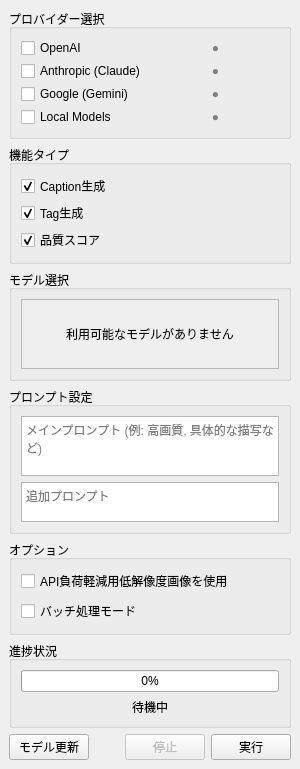
<?xml version="1.0" encoding="UTF-8"?>
<ui version="4.0">
 <class>AnnotationControlWidget</class>
 <widget class="QWidget" name="AnnotationControlWidget">
  <property name="geometry">
   <rect>
    <x>0</x>
    <y>0</y>
    <width>300</width>
    <height>500</height>
   </rect>
  </property>
  <property name="windowTitle">
   <string>Annotation Control</string>
  </property>
  <layout class="QVBoxLayout" name="verticalLayoutMain">
   <property name="spacing">
    <number>6</number>
   </property>
   <property name="leftMargin">
    <number>9</number>
   </property>
   <property name="topMargin">
    <number>9</number>
   </property>
   <property name="rightMargin">
    <number>9</number>
   </property>
   <property name="bottomMargin">
    <number>9</number>
   </property>
   <item>
    <widget class="QGroupBox" name="groupBoxProviderSelection">
     <property name="title">
      <string>プロバイダー選択</string>
     </property>
     <layout class="QGridLayout" name="gridLayoutProviders">
      <property name="spacing">
       <number>3</number>
      </property>
      <item row="0" column="0">
       <widget class="QCheckBox" name="checkBoxOpenAI">
        <property name="text">
         <string>OpenAI</string>
        </property>
       </widget>
      </item>
      <item row="0" column="1">
       <widget class="QLabel" name="labelOpenAIStatus">
        <property name="text">
         <string>●</string>
        </property>
        <property name="styleSheet">
         <string>color: gray;</string>
        </property>
        <property name="alignment">
         <set>Qt::AlignmentFlag::AlignCenter</set>
        </property>
       </widget>
      </item>
      <item row="1" column="0">
       <widget class="QCheckBox" name="checkBoxClaude">
        <property name="text">
         <string>Anthropic (Claude)</string>
        </property>
       </widget>
      </item>
      <item row="1" column="1">
       <widget class="QLabel" name="labelClaudeStatus">
        <property name="text">
         <string>●</string>
        </property>
        <property name="styleSheet">
         <string>color: gray;</string>
        </property>
        <property name="alignment">
         <set>Qt::AlignmentFlag::AlignCenter</set>
        </property>
       </widget>
      </item>
      <item row="2" column="0">
       <widget class="QCheckBox" name="checkBoxGoogle">
        <property name="text">
         <string>Google (Gemini)</string>
        </property>
       </widget>
      </item>
      <item row="2" column="1">
       <widget class="QLabel" name="labelGoogleStatus">
        <property name="text">
         <string>●</string>
        </property>
        <property name="styleSheet">
         <string>color: gray;</string>
        </property>
        <property name="alignment">
         <set>Qt::AlignmentFlag::AlignCenter</set>
        </property>
       </widget>
      </item>
      <item row="3" column="0">
       <widget class="QCheckBox" name="checkBoxLocal">
        <property name="text">
         <string>Local Models</string>
        </property>
       </widget>
      </item>
      <item row="3" column="1">
       <widget class="QLabel" name="labelLocalStatus">
        <property name="text">
         <string>●</string>
        </property>
        <property name="styleSheet">
         <string>color: gray;</string>
        </property>
        <property name="alignment">
         <set>Qt::AlignmentFlag::AlignCenter</set>
        </property>
       </widget>
      </item>
     </layout>
    </widget>
   </item>
   <item>
    <widget class="QGroupBox" name="groupBoxFunctionType">
     <property name="title">
      <string>機能タイプ</string>
     </property>
     <layout class="QGridLayout" name="gridLayoutFunctionTypes">
      <property name="spacing">
       <number>3</number>
      </property>
      <item row="0" column="0">
       <widget class="QCheckBox" name="checkBoxCaption">
        <property name="text">
         <string>Caption生成</string>
        </property>
        <property name="checked">
         <bool>true</bool>
        </property>
       </widget>
      </item>
      <item row="1" column="0">
       <widget class="QCheckBox" name="checkBoxTagger">
        <property name="text">
         <string>Tag生成</string>
        </property>
        <property name="checked">
         <bool>true</bool>
        </property>
       </widget>
      </item>
      <item row="2" column="0">
       <widget class="QCheckBox" name="checkBoxScorer">
        <property name="text">
         <string>品質スコア</string>
        </property>
        <property name="checked">
         <bool>true</bool>
        </property>
       </widget>
      </item>
     </layout>
    </widget>
   </item>
   <item>
    <widget class="QGroupBox" name="groupBoxModelSelection">
     <property name="title">
      <string>モデル選択</string>
     </property>
     <layout class="QVBoxLayout" name="verticalLayoutModels">
      <item>
       <widget class="QScrollArea" name="scrollAreaModels">
        <property name="widgetResizable">
         <bool>true</bool>
        </property>
        <widget class="QWidget" name="scrollAreaWidgetContents">
         <property name="geometry">
          <rect>
           <x>0</x>
           <y>0</y>
           <width>268</width>
           <height>69</height>
          </rect>
         </property>
         <layout class="QVBoxLayout" name="verticalLayoutModelList">
          <item>
           <widget class="QLabel" name="labelNoModelsAvailable">
            <property name="text">
             <string>利用可能なモデルがありません</string>
            </property>
            <property name="alignment">
             <set>Qt::AlignmentFlag::AlignCenter</set>
            </property>
           </widget>
          </item>
         </layout>
        </widget>
       </widget>
      </item>
     </layout>
    </widget>
   </item>
   <item>
    <widget class="QGroupBox" name="groupBoxPrompts">
     <property name="title">
      <string>プロンプト設定</string>
     </property>
     <layout class="QVBoxLayout" name="verticalLayoutPrompts">
      <item>
       <widget class="QTextEdit" name="textEditMainPrompt">
        <property name="sizePolicy">
         <sizepolicy hsizetype="Expanding" vsizetype="Expanding">
          <horstretch>0</horstretch>
          <verstretch>1</verstretch>
         </sizepolicy>
        </property>
        <property name="maximumSize">
         <size>
          <width>16777215</width>
          <height>60</height>
         </size>
        </property>
        <property name="placeholderText">
         <string>メインプロンプト (例: 高画質, 具体的な描写など)</string>
        </property>
       </widget>
      </item>
      <item>
       <widget class="QTextEdit" name="textEditAdditionalPrompt">
        <property name="sizePolicy">
         <sizepolicy hsizetype="Expanding" vsizetype="Expanding">
          <horstretch>0</horstretch>
          <verstretch>1</verstretch>
         </sizepolicy>
        </property>
        <property name="maximumSize">
         <size>
          <width>16777215</width>
          <height>40</height>
         </size>
        </property>
        <property name="placeholderText">
         <string>追加プロンプト</string>
        </property>
       </widget>
      </item>
     </layout>
    </widget>
   </item>
   <item>
    <widget class="QGroupBox" name="groupBoxOptions">
     <property name="title">
      <string>オプション</string>
     </property>
     <layout class="QVBoxLayout" name="verticalLayoutOptions">
      <item>
       <widget class="QCheckBox" name="checkBoxLowResolution">
        <property name="text">
         <string>API負荷軽減用低解像度画像を使用</string>
        </property>
       </widget>
      </item>
      <item>
       <widget class="QCheckBox" name="checkBoxBatchMode">
        <property name="text">
         <string>バッチ処理モード</string>
        </property>
       </widget>
      </item>
     </layout>
    </widget>
   </item>
   <item>
    <widget class="QGroupBox" name="groupBoxProgress">
     <property name="title">
      <string>進捗状況</string>
     </property>
     <layout class="QVBoxLayout" name="verticalLayoutProgress">
      <item>
       <widget class="QProgressBar" name="progressBarAnnotation">
        <property name="value">
         <number>0</number>
        </property>
       </widget>
      </item>
      <item>
       <widget class="QLabel" name="labelProgressStatus">
        <property name="text">
         <string>待機中</string>
        </property>
        <property name="alignment">
         <set>Qt::AlignmentFlag::AlignCenter</set>
        </property>
       </widget>
      </item>
     </layout>
    </widget>
   </item>
   <item>
    <layout class="QHBoxLayout" name="horizontalLayoutControls">
     <item>
      <widget class="QPushButton" name="pushButtonRefreshModels">
       <property name="text">
        <string>モデル更新</string>
       </property>
       <property name="toolTip">
        <string>利用可能なモデル一覧を更新</string>
       </property>
      </widget>
     </item>
     <item>
      <spacer name="horizontalSpacerControls">
       <property name="orientation">
        <enum>Qt::Orientation::Horizontal</enum>
       </property>
       <property name="sizeHint" stdset="0">
        <size>
         <width>40</width>
         <height>20</height>
        </size>
       </property>
      </spacer>
     </item>
     <item>
      <widget class="QPushButton" name="pushButtonStop">
       <property name="text">
        <string>停止</string>
       </property>
       <property name="enabled">
        <bool>false</bool>
       </property>
       <property name="toolTip">
        <string>アノテーション処理を停止</string>
       </property>
      </widget>
     </item>
     <item>
      <widget class="QPushButton" name="pushButtonStart">
       <property name="text">
        <string>実行</string>
       </property>
       <property name="toolTip">
        <string>選択したモデルでアノテーション実行</string>
       </property>
      </widget>
     </item>
    </layout>
   </item>
  </layout>
 </widget>
 <resources/>
 <connections/>
</ui>
